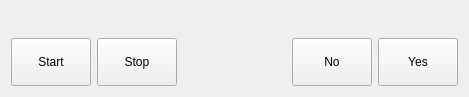
<?xml version="1.0" encoding="UTF-8"?>
<ui version="4.0">
 <class>ICOriginDialog</class>
 <widget class="QDialog" name="ICOriginDialog">
  <property name="geometry">
   <rect>
    <x>0</x>
    <y>0</y>
    <width>469</width>
    <height>97</height>
   </rect>
  </property>
  <property name="windowTitle">
   <string>Origin</string>
  </property>
  <layout class="QVBoxLayout" name="verticalLayout">
   <item>
    <widget class="QLabel" name="label">
     <property name="text">
      <string/>
     </property>
     <property name="alignment">
      <set>Qt::AlignCenter</set>
     </property>
    </widget>
   </item>
   <item>
    <layout class="QHBoxLayout" name="horizontalLayout">
     <item>
      <widget class="QPushButton" name="startBtn">
       <property name="minimumSize">
        <size>
         <width>64</width>
         <height>48</height>
        </size>
       </property>
       <property name="focusPolicy">
        <enum>Qt::NoFocus</enum>
       </property>
       <property name="text">
        <string>Start</string>
       </property>
      </widget>
     </item>
     <item>
      <widget class="QPushButton" name="stopBtn">
       <property name="minimumSize">
        <size>
         <width>64</width>
         <height>48</height>
        </size>
       </property>
       <property name="focusPolicy">
        <enum>Qt::NoFocus</enum>
       </property>
       <property name="text">
        <string>Stop</string>
       </property>
      </widget>
     </item>
     <item>
      <spacer name="horizontalSpacer">
       <property name="orientation">
        <enum>Qt::Horizontal</enum>
       </property>
       <property name="sizeHint" stdset="0">
        <size>
         <width>40</width>
         <height>20</height>
        </size>
       </property>
      </spacer>
     </item>
     <item>
      <widget class="QPushButton" name="noBtn">
       <property name="minimumSize">
        <size>
         <width>64</width>
         <height>48</height>
        </size>
       </property>
       <property name="focusPolicy">
        <enum>Qt::NoFocus</enum>
       </property>
       <property name="text">
        <string>No</string>
       </property>
      </widget>
     </item>
     <item>
      <widget class="QPushButton" name="yesBtn">
       <property name="minimumSize">
        <size>
         <width>64</width>
         <height>48</height>
        </size>
       </property>
       <property name="focusPolicy">
        <enum>Qt::NoFocus</enum>
       </property>
       <property name="text">
        <string>Yes</string>
       </property>
      </widget>
     </item>
    </layout>
   </item>
  </layout>
 </widget>
 <resources/>
 <connections/>
</ui>
